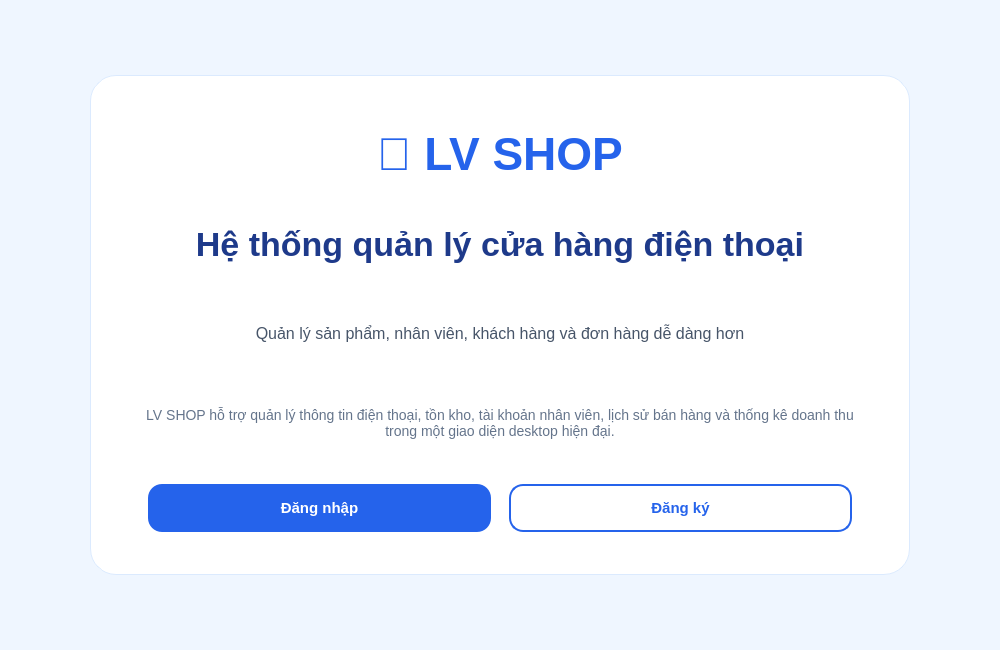
<?xml version="1.0" encoding="UTF-8"?>
<ui version="4.0">
 <class>MainWindow</class>
 <widget class="QMainWindow" name="MainWindow">
  <property name="geometry">
   <rect>
    <x>0</x>
    <y>0</y>
    <width>1000</width>
    <height>650</height>
   </rect>
  </property>
  <property name="windowTitle">
   <string>LV SHOP</string>
  </property>

  <widget class="QWidget" name="centralwidget">
   <property name="styleSheet">
    <string notr="true">
QWidget#centralwidget {
    background-color: #eff6ff;
}

QFrame#heroCard {
    background-color: white;
    border-radius: 26px;
    border: 1px solid #dbeafe;
}

QLabel#lblLogo {
    color: #2563eb;
    font-size: 46px;
    font-weight: bold;
}

QLabel#lblTitle {
    color: #1e3a8a;
    font-size: 34px;
    font-weight: bold;
}

QLabel#lblSubtitle {
    color: #475569;
    font-size: 16px;
}

QLabel#lblDescription {
    color: #64748b;
    font-size: 14px;
}

QPushButton#btnOpenLogin {
    background-color: #2563eb;
    color: white;
    border: none;
    border-radius: 14px;
    padding: 13px;
    font-size: 15px;
    font-weight: bold;
}

QPushButton#btnOpenLogin:hover {
    background-color: #1d4ed8;
}

QPushButton#btnOpenRegister {
    background-color: white;
    color: #2563eb;
    border: 2px solid #2563eb;
    border-radius: 14px;
    padding: 13px;
    font-size: 15px;
    font-weight: bold;
}

QPushButton#btnOpenRegister:hover {
    background-color: #dbeafe;
}
    </string>
   </property>

   <layout class="QVBoxLayout" name="mainLayout">
    <item>
     <spacer name="topSpacer">
      <property name="orientation">
       <enum>Qt::Vertical</enum>
      </property>
     </spacer>
    </item>

    <item>
     <layout class="QHBoxLayout" name="centerLayout">
      <item>
       <spacer name="leftSpacer">
        <property name="orientation">
         <enum>Qt::Horizontal</enum>
        </property>
       </spacer>
      </item>

      <item>
       <widget class="QFrame" name="heroCard">
        <property name="minimumSize">
         <size>
          <width>760</width>
          <height>460</height>
         </size>
        </property>
        <property name="maximumSize">
         <size>
          <width>820</width>
          <height>500</height>
         </size>
        </property>

        <layout class="QVBoxLayout" name="heroLayout">
         <property name="leftMargin">
          <number>50</number>
         </property>
         <property name="topMargin">
          <number>42</number>
         </property>
         <property name="rightMargin">
          <number>50</number>
         </property>
         <property name="bottomMargin">
          <number>42</number>
         </property>
         <property name="spacing">
          <number>18</number>
         </property>

         <item>
          <widget class="QLabel" name="lblLogo">
           <property name="text">
            <string>📱 LV SHOP</string>
           </property>
           <property name="alignment">
            <set>Qt::AlignCenter</set>
           </property>
          </widget>
         </item>

         <item>
          <widget class="QLabel" name="lblTitle">
           <property name="text">
            <string>Hệ thống quản lý cửa hàng điện thoại</string>
           </property>
           <property name="alignment">
            <set>Qt::AlignCenter</set>
           </property>
          </widget>
         </item>

         <item>
          <widget class="QLabel" name="lblSubtitle">
           <property name="text">
            <string>Quản lý sản phẩm, nhân viên, khách hàng và đơn hàng dễ dàng hơn</string>
           </property>
           <property name="alignment">
            <set>Qt::AlignCenter</set>
           </property>
           <property name="wordWrap">
            <bool>true</bool>
           </property>
          </widget>
         </item>

         <item>
          <widget class="QLabel" name="lblDescription">
           <property name="text">
            <string>LV SHOP hỗ trợ quản lý thông tin điện thoại, tồn kho, tài khoản nhân viên, lịch sử bán hàng và thống kê doanh thu trong một giao diện desktop hiện đại.</string>
           </property>
           <property name="alignment">
            <set>Qt::AlignCenter</set>
           </property>
           <property name="wordWrap">
            <bool>true</bool>
           </property>
          </widget>
         </item>

         <item>
          <spacer name="middleSpacer">
           <property name="orientation">
            <enum>Qt::Vertical</enum>
           </property>
          </spacer>
         </item>

         <item>
          <layout class="QHBoxLayout" name="buttonLayout">
           <item>
            <spacer name="buttonLeftSpacer">
             <property name="orientation">
              <enum>Qt::Horizontal</enum>
             </property>
            </spacer>
           </item>

           <item>
            <widget class="QPushButton" name="btnOpenLogin">
             <property name="minimumSize">
              <size>
               <width>180</width>
               <height>48</height>
              </size>
             </property>
             <property name="text">
              <string>Đăng nhập</string>
             </property>
            </widget>
           </item>

           <item>
            <widget class="QPushButton" name="btnOpenRegister">
             <property name="minimumSize">
              <size>
               <width>180</width>
               <height>48</height>
              </size>
             </property>
             <property name="text">
              <string>Đăng ký</string>
             </property>
            </widget>
           </item>

           <item>
            <spacer name="buttonRightSpacer">
             <property name="orientation">
              <enum>Qt::Horizontal</enum>
             </property>
            </spacer>
           </item>
          </layout>
         </item>

        </layout>
       </widget>
      </item>

      <item>
       <spacer name="rightSpacer">
        <property name="orientation">
         <enum>Qt::Horizontal</enum>
        </property>
       </spacer>
      </item>
     </layout>
    </item>

    <item>
     <spacer name="bottomSpacer">
      <property name="orientation">
       <enum>Qt::Vertical</enum>
      </property>
     </spacer>
    </item>
   </layout>
  </widget>
 </widget>
 <resources/>
 <connections/>
</ui>
